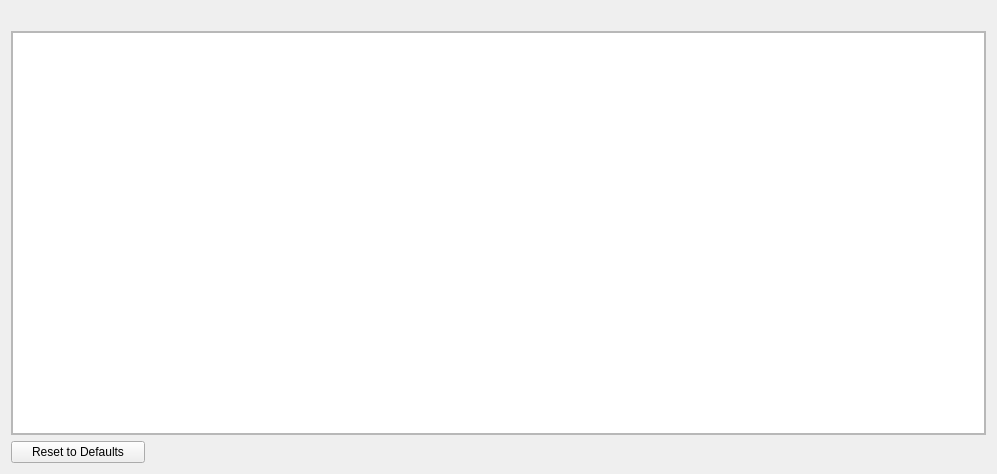
<?xml version="1.0" encoding="UTF-8"?>
<ui version="4.0">
 <author>
SPDX-FileCopyrightText: 2016 shainer &lt;syn.shainer@gmail.com&gt;
SPDX-FileCopyrightText: 2022 shivanandvp &lt;shivanandvp@rebornos.org&gt;
SPDX-License-Identifier: GPL-3.0-or-later
 </author>
 <class>Page_NetInst</class>
 <widget class="QWidget" name="Page_NetInst">
  <property name="geometry">
   <rect>
    <x>0</x>
    <y>0</y>
    <width>997</width>
    <height>474</height>
   </rect>
  </property>
  <property name="windowTitle">
   <string/>
  </property>
  <layout class="QVBoxLayout" name="verticalLayout_2">
   <item>
    <widget class="QLabel" name="label">
     <property name="alignment">
      <set>Qt::AlignCenter</set>
     </property>
    </widget>
   </item>
   <item>
    <widget class="QScrollArea" name="scrollArea">
     <property name="maximumSize">
      <size>
       <width>16777215</width>
       <height>16777215</height>
      </size>
     </property>
     <property name="widgetResizable">
      <bool>true</bool>
     </property>
     <widget class="GroupsTreeView" name="groupswidget">
      <property name="geometry">
       <rect>
        <x>0</x>
        <y>0</y>
        <width>981</width>
        <height>410</height>
       </rect>
      </property>
      <property name="font">
       <font>
        <pointsize>11</pointsize>
       </font>
      </property>
      <layout class="QVBoxLayout" name="verticalLayout_3"/>
     </widget>
    </widget>
   </item>
   <item>
    <layout class="QHBoxLayout" name="bottomArea">
     <property name="sizeConstraint">
      <enum>QLayout::SetDefaultConstraint</enum>
     </property>
     <property name="leftMargin">
      <number>0</number>
     </property>
     <property name="topMargin">
      <number>0</number>
     </property>
     <property name="rightMargin">
      <number>0</number>
     </property>
     <item alignment="Qt::AlignLeft">
      <widget class="QPushButton" name="reset_button">
       <property name="text">
        <string>     Reset to Defaults     </string>
       </property>
      </widget>
     </item>
     <item>
      <widget class="QLabel" name="netinst_status">
       <property name="text">
        <string/>
       </property>
      </widget>
     </item>
    </layout>
   </item>
  </layout>
 </widget>
 <customwidgets>
  <customwidget>
   <class>GroupsTreeView</class>
   <extends>QTreeView</extends>
   <header>groupstreeview.h</header>
  </customwidget>
 </customwidgets>
 <resources/>
 <connections/>
</ui>
